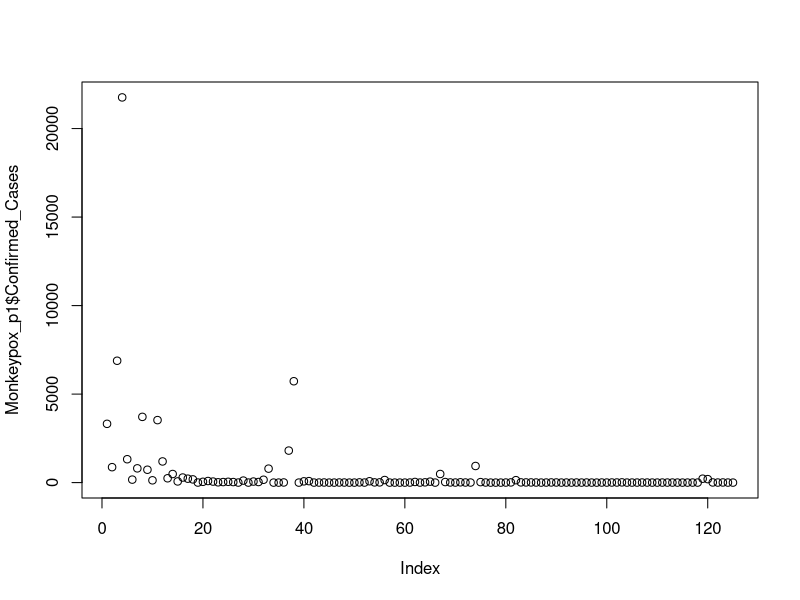
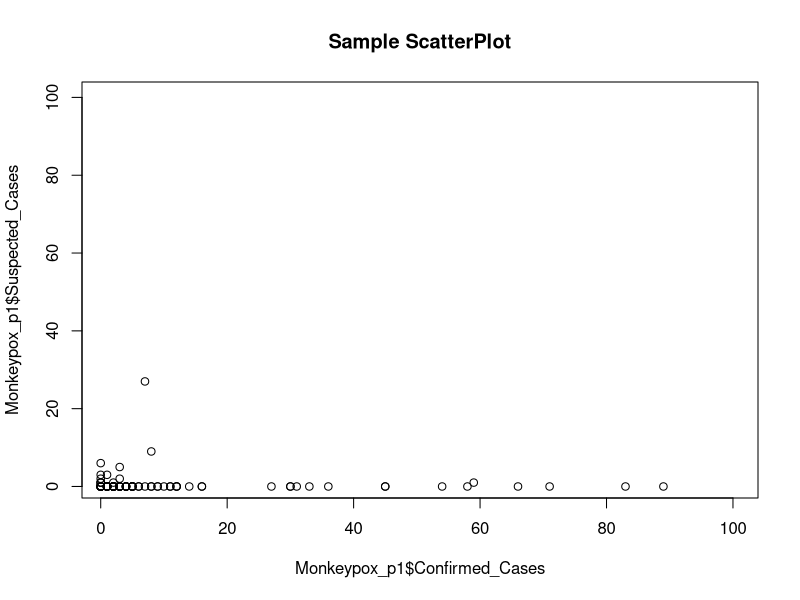

Generate these figures, in order, with R:
## ---- chunk 1
knitr::opts_chunk$set(echo = TRUE)
## ---- chunk 2
getwd()
setwd("C:/Users/haris/Documents/Fall 2022/FML/Assignment 1")
Monkeypox_p1 <- read.csv("monkeypox_df.csv")
## ---- chunk 3

##For Quantitative Variable
mean(Monkeypox_p1$Confirmed_Cases)
summary(Monkeypox_p1$Confirmed_Cases)
##For Categorical Variable
table(Monkeypox_p1$Country)
summary(Monkeypox_p1$Country)
## ---- chunk 4
##We are applying log transformation
log(Monkeypox_p1$Confirmed_Cases)
## ---- chunk 5
##Plot
plot(Monkeypox_p1$Confirmed_Cases)
##Scatter Plot
plot(Monkeypox_p1$Confirmed_Cases,Monkeypox_p1$Suspected_Cases,main = "Sample ScatterPlot", xlim = c(1,100), ylim = c(1,100))
